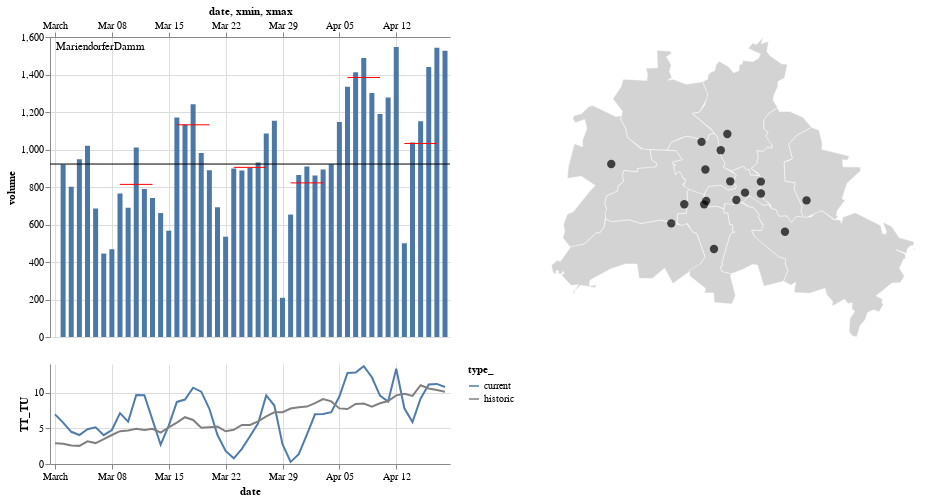

Notebook code for this chart:
### Code cell
#input
source = day_data_grp.copy()

source.date=source.date.astype(str)
source['location_parent']=source['location_parent'].str.replace('ü','ue').str.replace('ß','ss').str.replace(' ','')

source1 = week_data_week10.copy()
source1['location_parent']=source1['location_parent'].str.replace('ü','ue').str.replace('ß','ss').str.replace(' ','')

source2 = week_data_afterweek10.copy()
source2.xmin=source2.xmin.astype(str)
source2.xmax=source2.xmax.astype(str)
source2['location_parent']=source2['location_parent'].str.replace('ü','ue').str.replace('ß','ss').str.replace(' ','')

source_temp.date=source_temp.date.astype(str)

#selections
selection = alt.selection_single(fields=['location_parent'], init={'location_parent': 'MariendorferDamm'})
single_nearest = alt.selection_single(on='mouseover', empty='none')

#style
color_bars=alt.Color('location_parent:N', legend=None)

#### BARS

chart=alt.Chart(source).mark_bar().encode(
    x=alt.X('date:T', axis=alt.Axis(orient='top')),
    y='volume:Q',
    color=color_bars,
    tooltip='location_parent'
).transform_filter(
    selection
)


holine = alt.Chart(source1).mark_rule().encode(
    y='volume:Q'
).transform_filter(
    selection
)

holine2 = alt.Chart(source2).mark_rule(color='red').encode(
    y='volume:Q',
    x="xmin:T",
    x2="xmax:T"
).transform_filter(
    selection
)

#### TEMP

domain = ['current', 'historic']
range_ = ['#507BAA', 'gray']


chart_temp=alt.Chart(source_temp).mark_line().encode(
    x='date:T',
    y='TT_TU:Q',
    color=alt.Color('type_:N', scale=alt.Scale(domain=domain, range=range_)),
).properties(
        height=100,
    )

#### MAP
bezirke=alt.Chart(bezirke_layer).mark_geoshape(stroke='white',strokeWidth=0.5, color='lightgray').encode()


points=alt.Chart(standort_daten_).mark_circle(
    color='black',
    stroke='white',strokeWidth=0.0
).encode(
    longitude='Längengrad:Q',
    latitude='Breitengrad:Q',
    size=alt.condition(single_nearest, alt.value(150), alt.value(70)),
   # text=alt.Text('Beschreibung - Fahrtrichtung:O')
).add_selection(
    selection,single_nearest
)

text=alt.Chart(standort_daten_).mark_text(
    color='black',dy=-10, strokeWidth=0
).encode(
    longitude='Längengrad:Q',
    latitude='Breitengrad:Q',
    text=alt.Text('location_parent:O'),
    fillOpacity=alt.condition(single_nearest, alt.value(1), alt.value(0)),
)

text_source=alt.Chart(standort_daten_).mark_text(
    color='black', dx=-150, dy=-140
).encode(
    text=alt.Text('location_parent:O'),
    opacity=alt.condition(selection, alt.value(1), alt.value(0)),
).add_selection(
    selection#,single_nearest
)


final_chart=alt.hconcat(
    ((chart+holine +holine2 + text_source)& chart_temp ).resolve_legend(color="independent").resolve_scale(x='shared',color="independent"),
    (bezirke + points+ text)
).configure_view(stroke=None)

final_chart

### Figure 1 — Vega-Lite specification as saved in the notebook (floating-point values rounded to 4 significant figures; data arrays with more than 128 entries replaced by an {"elided": "..."} marker saying what was removed)
{"config": {"view": {"continuousWidth": 400, "continuousHeight": 300, "stroke": null}}, "hconcat": [{"vconcat": [{"layer": [{"data": {"name": "data-e454d554da58e0e44a5e4a020770d489"}, "mark": "bar", "encoding": {"color": {"type": "nominal", "field": "location_parent", "legend": null}, "tooltip": {"type": "nominal", "field": "location_parent"}, "x": {"type": "temporal", "axis": {"orient": "top"}, "field": "date"}, "y": {"type": "quantitative", "field": "volume"}}, "transform": [{"filter": {"selection": "selector037"}}]}, {"data": {"name": "data-8c052d575773d5f3c55108bbaa7c6029"}, "mark": "rule", "encoding": {"y": {"type": "quantitative", "field": "volume"}}, "transform": [{"filter": {"selection": "selector037"}}]}, {"data": {"name": "data-023cca8fc104bc41558f5723291223b8"}, "mark": {"type": "rule", "color": "red"}, "encoding": {"x": {"type": "temporal", "field": "xmin"}, "x2": {"field": "xmax"}, "y": {"type": "quantitative", "field": "volume"}}, "transform": [{"filter": {"selection": "selector037"}}]}, {"data": {"name": "data-c3bdd34f4d829cb15982a7feac878494"}, "mark": {"type": "text", "color": "black", "dx": -150, "dy": -140}, "encoding": {"opacity": {"condition": {"value": 1, "selection": "selector037"}, "value": 0}, "text": {"type": "ordinal", "field": "location_parent"}}, "selection": {"selector037": {"type": "single", "fields": ["location_parent"], "init": {"location_parent": "MariendorferDamm"}}}}]}, {"data": {"name": "data-8f52fcbba881f37d7646d20d2048ea4b"}, "mark": "line", "encoding": {"color": {"type": "nominal", "field": "type_", "scale": {"domain": ["current", "historic"], "range": ["#507BAA", "gray"]}}, "x": {"type": "temporal", "field": "date"}, "y": {"type": "quantitative", "field": "TT_TU"}}, "height": 100}], "resolve": {"legend": {"color": "independent"}, "scale": {"color": "independent", "x": "shared"}}}, {"layer": [{"data": {"name": "data-d09aecf6f05e0ea46526a9e21582f25e"}, "mark": {"type": "geoshape", "color": "lightgray", "stroke": "white", "strokeWidth": 0.5}, "encoding": {}}, {"data": {"name": "data-c3bdd34f4d829cb15982a7feac878494"}, "mark": {"type": "circle", "color": "black", "stroke": "white", "strokeWidth": 0.0}, "encoding": {"latitude": {"field": "Breitengrad", "type": "quantitative"}, "longitude": {"field": "Längengrad", "type": "quantitative"}, "size": {"condition": {"value": 150, "selection": "selector038"}, "value": 70}}, "selection": {"selector037": {"type": "single", "fields": ["location_parent"], "init": {"location_parent": "MariendorferDamm"}}, "selector038": {"type": "single", "on": "mouseover", "empty": "none"}}}, {"data": {"name": "data-c3bdd34f4d829cb15982a7feac878494"}, "mark": {"type": "text", "color": "black", "dy": -10, "strokeWidth": 0}, "encoding": {"fillOpacity": {"condition": {"value": 1, "selection": "selector038"}, "value": 0}, "latitude": {"field": "Breitengrad", "type": "quantitative"}, "longitude": {"field": "Längengrad", "type": "quantitative"}, "text": {"type": "ordinal", "field": "location_parent"}}}]}], "$schema": "https://vega.github.io/schema/vega-lite/v4.0.0.json", "datasets": {"data-e454d554da58e0e44a5e4a020770d489": {"elided": "816 records"}, "data-8c052d575773d5f3c55108bbaa7c6029": [{"weeknr": 10, "location_parent": "Alberichstrasse", "volume": 450.5}, {"weeknr": 10, "location_parent": "BerlinerStrasse", "volume": 5679.0}, {"weeknr": 10, "location_parent": "Breitenbachplatz", "volume": 1933.0}, {"weeknr": 10, "location_parent": "FrankfurterAllee", "volume": 3640.0}, {"weeknr": 10, "location_parent": "Invalidenstrasse", "volume": 4262.0}, {"weeknr": 10, "location_parent": "Jannowitzbruecke", "volume": 8745.0}, {"weeknr": 10, "location_parent": "Kaisersteg", "volume": 1157.0}, {"weeknr": 10, "location_parent": "Klosterstrasse", "volume": 1233.0}, {"weeknr": 10, "location_parent": "MariendorferDamm", "volume": 922.5}, {"weeknr": 10, "location_parent": "Markstrasse", "volume": 1239.0}, {"weeknr": 10, "location_parent": "Maybachufer", "volume": 4974.0}, {"weeknr": 10, "location_parent": "Monumentenstrasse", "volume": 3760.0}, {"weeknr": 10, "location_parent": "Oberbaumbruecke", "volume": 0.0}, {"weeknr": 10, "location_parent": "PaulundPaulaUferweg", "volume": 2659.0}, {"weeknr": 10, "location_parent": "Prinzregentenstrasse", "volume": 1440.0}, {"weeknr": 10, "location_parent": "SchwedterSteg", "volume": 2061.0}, {"weeknr": 10, "location_parent": "Yorckstrasse", "volume": 3232.0}], "data-023cca8fc104bc41558f5723291223b8": [{"weeknr": 11, "location_parent": "Alberichstrasse", "volume": 415.8, "xmin": "2020-03-09", "xmax": "2020-03-13"}, {"weeknr": 11, "location_parent": "BerlinerStrasse", "volume": 5031.0, "xmin": "2020-03-09", "xmax": "2020-03-13"}, {"weeknr": 11, "location_parent": "Breitenbachplatz", "volume": 1726.0, "xmin": "2020-03-09", "xmax": "2020-03-13"}, {"weeknr": 11, "location_parent": "FrankfurterAllee", "volume": 3376.0, "xmin": "2020-03-09", "xmax": "2020-03-13"}, {"weeknr": 11, "location_parent": "Invalidenstrasse", "volume": 3877.0, "xmin": "2020-03-09", "xmax": "2020-03-13"}, {"weeknr": 11, "location_parent": "Jannowitzbruecke", "volume": 7833.0, "xmin": "2020-03-09", "xmax": "2020-03-13"}, {"weeknr": 11, "location_parent": "Kaisersteg", "volume": 1092.0, "xmin": "2020-03-09", "xmax": "2020-03-13"}, {"weeknr": 11, "location_parent": "Klosterstrasse", "volume": 1126.0, "xmin": "2020-03-09", "xmax": "2020-03-13"}, {"weeknr": 11, "location_parent": "MariendorferDamm", "volume": 814.0, "xmin": "2020-03-09", "xmax": "2020-03-13"}, {"weeknr": 11, "location_parent": "Markstrasse", "volume": 1134.0, "xmin": "2020-03-09", "xmax": "2020-03-13"}, {"weeknr": 11, "location_parent": "Maybachufer", "volume": 4633.0, "xmin": "2020-03-09", "xmax": "2020-03-13"}, {"weeknr": 11, "location_parent": "Monumentenstrasse", "volume": 3409.0, "xmin": "2020-03-09", "xmax": "2020-03-13"}, {"weeknr": 11, "location_parent": "Oberbaumbruecke", "volume": 0.0, "xmin": "2020-03-09", "xmax": "2020-03-13"}, {"weeknr": 11, "location_parent": "PaulundPaulaUferweg", "volume": 2446.0, "xmin": "2020-03-09", "xmax": "2020-03-13"}, {"weeknr": 11, "location_parent": "Prinzregentenstrasse", "volume": 1336.0, "xmin": "2020-03-09", "xmax": "2020-03-13"}, {"weeknr": 11, "location_parent": "SchwedterSteg", "volume": 1946.0, "xmin": "2020-03-09", "xmax": "2020-03-13"}, {"weeknr": 11, "location_parent": "Yorckstrasse", "volume": 2892.0, "xmin": "2020-03-09", "xmax": "2020-03-13"}, {"weeknr": 12, "location_parent": "Alberichstrasse", "volume": 596.8, "xmin": "2020-03-16", "xmax": "2020-03-20"}, {"weeknr": 12, "location_parent": "BerlinerStrasse", "volume": 6007.0, "xmin": "2020-03-16", "xmax": "2020-03-20"}, {"weeknr": 12, "location_parent": "Breitenbachplatz", "volume": 3090.0, "xmin": "2020-03-16", "xmax": "2020-03-20"}, {"weeknr": 12, "location_parent": "FrankfurterAllee", "volume": 4426.0, "xmin": "2020-03-16", "xmax": "2020-03-20"}, {"weeknr": 12, "location_parent": "Invalidenstrasse", "volume": 3767.0, "xmin": "2020-03-16", "xmax": "2020-03-20"}, {"weeknr": 12, "location_parent": "Jannowitzbruecke", "volume": 7240.0, "xmin": "2020-03-16", "xmax": "2020-03-20"}, {"weeknr": 12, "location_parent": "Kaisersteg", "volume": 1155.0, "xmin": "2020-03-16", "xmax": "2020-03-20"}, {"weeknr": 12, "location_parent": "Klosterstrasse", "volume": 1639.0, "xmin": "2020-03-16", "xmax": "2020-03-20"}, {"weeknr": 12, "location_parent": "MariendorferDamm", "volume": 1132.0, "xmin": "2020-03-16", "xmax": "2020-03-20"}, {"weeknr": 12, "location_parent": "Markstrasse", "volume": 1432.0, "xmin": "2020-03-16", "xmax": "2020-03-20"}, {"weeknr": 12, "location_parent": "Maybachufer", "volume": 4520.0, "xmin": "2020-03-16", "xmax": "2020-03-20"}, {"weeknr": 12, "location_parent": "Monumentenstrasse", "volume": 3973.0, "xmin": "2020-03-16", "xmax": "2020-03-20"}, {"weeknr": 12, "location_parent": "Oberbaumbruecke", "volume": 0.0, "xmin": "2020-03-16", "xmax": "2020-03-20"}, {"weeknr": 12, "location_parent": "PaulundPaulaUferweg", "volume": 3502.0, "xmin": "2020-03-16", "xmax": "2020-03-20"}, {"weeknr": 12, "location_parent": "Prinzregentenstrasse", "volume": 1716.0, "xmin": "2020-03-16", "xmax": "2020-03-20"}, {"weeknr": 12, "location_parent": "SchwedterSteg", "volume": 2424.0, "xmin": "2020-03-16", "xmax": "2020-03-20"}, {"weeknr": 12, "location_parent": "Yorckstrasse", "volume": 3743.0, "xmin": "2020-03-16", "xmax": "2020-03-20"}, {"weeknr": 13, "location_parent": "Alberichstrasse", "volume": 475.8, "xmin": "2020-03-23", "xmax": "2020-03-27"}, {"weeknr": 13, "location_parent": "BerlinerStrasse", "volume": 4634.0, "xmin": "2020-03-23", "xmax": "2020-03-27"}, {"weeknr": 13, "location_parent": "Breitenbachplatz", "volume": 2424.0, "xmin": "2020-03-23", "xmax": "2020-03-27"}, {"weeknr": 13, "location_parent": "FrankfurterAllee", "volume": 3150.0, "xmin": "2020-03-23", "xmax": "2020-03-27"}, {"weeknr": 13, "location_parent": "Invalidenstrasse", "volume": 2547.0, "xmin": "2020-03-23", "xmax": "2020-03-27"}, {"weeknr": 13, "location_parent": "Jannowitzbruecke", "volume": 4858.0, "xmin": "2020-03-23", "xmax": "2020-03-27"}, {"weeknr": 13, "location_parent": "Kaisersteg", "volume": 836.2, "xmin": "2020-03-23", "xmax": "2020-03-27"}, {"weeknr": 13, "location_parent": "Klosterstrasse", "volume": 1236.0, "xmin": "2020-03-23", "xmax": "2020-03-27"}, {"weeknr": 13, "location_parent": "MariendorferDamm", "volume": 904.8, "xmin": "2020-03-23", "xmax": "2020-03-27"}, {"weeknr": 13, "location_parent": "Markstrasse", "volume": 1098.0, "xmin": "2020-03-23", "xmax": "2020-03-27"}, {"weeknr": 13, "location_parent": "Maybachufer", "volume": 3245.0, "xmin": "2020-03-23", "xmax": "2020-03-27"}, {"weeknr": 13, "location_parent": "Monumentenstrasse", "volume": 2875.0, "xmin": "2020-03-23", "xmax": "2020-03-27"}, {"weeknr": 13, "location_parent": "Oberbaumbruecke", "volume": 0.0, "xmin": "2020-03-23", "xmax": "2020-03-27"}, {"weeknr": 13, "location_parent": "PaulundPaulaUferweg", "volume": 2818.0, "xmin": "2020-03-23", "xmax": "2020-03-27"}, {"weeknr": 13, "location_parent": "Prinzregentenstrasse", "volume": 1240.0, "xmin": "2020-03-23", "xmax": "2020-03-27"}, {"weeknr": 13, "location_parent": "SchwedterSteg", "volume": 1951.0, "xmin": "2020-03-23", "xmax": "2020-03-27"}, {"weeknr": 13, "location_parent": "Yorckstrasse", "volume": 2644.0, "xmin": "2020-03-23", "xmax": "2020-03-27"}, {"weeknr": 14, "location_parent": "Alberichstrasse", "volume": 394.0, "xmin": "2020-03-30", "xmax": "2020-04-03"}, {"weeknr": 14, "location_parent": "BerlinerStrasse", "volume": 4224.0, "xmin": "2020-03-30", "xmax": "2020-04-03"}, {"weeknr": 14, "location_parent": "Breitenbachplatz", "volume": 1936.0, "xmin": "2020-03-30", "xmax": "2020-04-03"}, {"weeknr": 14, "location_parent": "FrankfurterAllee", "volume": 2987.0, "xmin": "2020-03-30", "xmax": "2020-04-03"}, {"weeknr": 14, "location_parent": "Invalidenstrasse", "volume": 2362.0, "xmin": "2020-03-30", "xmax": "2020-04-03"}, {"weeknr": 14, "location_parent": "Jannowitzbruecke", "volume": 4673.0, "xmin": "2020-03-30", "xmax": "2020-04-03"}, {"weeknr": 14, "location_parent": "Kaisersteg", "volume": 767.5, "xmin": "2020-03-30", "xmax": "2020-04-03"}, {"weeknr": 14, "location_parent": "Klosterstrasse", "volume": 1107.0, "xmin": "2020-03-30", "xmax": "2020-04-03"}, {"weeknr": 14, "location_parent": "MariendorferDamm", "volume": 822.0, "xmin": "2020-03-30", "xmax": "2020-04-03"}, {"weeknr": 14, "location_parent": "Markstrasse", "volume": 1059.0, "xmin": "2020-03-30", "xmax": "2020-04-03"}, {"weeknr": 14, "location_parent": "Maybachufer", "volume": 3175.0, "xmin": "2020-03-30", "xmax": "2020-04-03"}, {"weeknr": 14, "location_parent": "Monumentenstrasse", "volume": 2678.0, "xmin": "2020-03-30", "xmax": "2020-04-03"}, {"weeknr": 14, "location_parent": "Oberbaumbruecke", "volume": 0.0, "xmin": "2020-03-30", "xmax": "2020-04-03"}, {"weeknr": 14, "location_parent": "PaulundPaulaUferweg", "volume": 2274.0, "xmin": "2020-03-30", "xmax": "2020-04-03"}, {"weeknr": 14, "location_parent": "Prinzregentenstrasse", "volume": 1166.0, "xmin": "2020-03-30", "xmax": "2020-04-03"}, {"weeknr": 14, "location_parent": "SchwedterSteg", "volume": 1582.0, "xmin": "2020-03-30", "xmax": "2020-04-03"}, {"weeknr": 14, "location_parent": "Yorckstrasse", "volume": 2570.0, "xmin": "2020-03-30", "xmax": "2020-04-03"}, {"weeknr": 15, "location_parent": "Alberichstrasse", "volume": 821.8, "xmin": "2020-04-06", "xmax": "2020-04-10"}, {"weeknr": 15, "location_parent": "BerlinerStrasse", "volume": 7059.0, "xmin": "2020-04-06", "xmax": "2020-04-10"}, {"weeknr": 15, "location_parent": "Breitenbachplatz", "volume": 3956.0, "xmin": "2020-04-06", "xmax": "2020-04-10"}, {"weeknr": 15, "location_parent": "FrankfurterAllee", "volume": 5107.0, "xmin": "2020-04-06", "xmax": "2020-04-10"}, {"weeknr": 15, "location_parent": "Invalidenstrasse", "volume": 3660.0, "xmin": "2020-04-06", "xmax": "2020-04-10"}, {"weeknr": 15, "location_parent": "Jannowitzbruecke", "volume": 6961.0, "xmin": "2020-04-06", "xmax": "2020-04-10"}, {"weeknr": 15, "location_parent": "Kaisersteg", "volume": 1332.0, "xmin": "2020-04-06", "xmax": "2020-04-10"}, {"weeknr": 15, "location_parent": "Klosterstrasse", "volume": 2084.0, "xmin": "2020-04-06", "xmax": "2020-04-10"}, {"weeknr": 15, "location_parent": "MariendorferDamm", "volume": 1384.0, "xmin": "2020-04-06", "xmax": "2020-04-10"}, {"weeknr": 15, "location_parent": "Markstrasse", "volume": 1669.0, "xmin": "2020-04-06", "xmax": "2020-04-10"}, {"weeknr": 15, "location_parent": "Maybachufer", "volume": 5088.0, "xmin": "2020-04-06", "xmax": "2020-04-10"}, {"weeknr": 15, "location_parent": "Monumentenstrasse", "volume": 4304.0, "xmin": "2020-04-06", "xmax": "2020-04-10"}, {"weeknr": 15, "location_parent": "Oberbaumbruecke", "volume": 0.0, "xmin": "2020-04-06", "xmax": "2020-04-10"}, {"weeknr": 15, "location_parent": "PaulundPaulaUferweg", "volume": 4469.0, "xmin": "2020-04-06", "xmax": "2020-04-10"}, {"weeknr": 15, "location_parent": "Prinzregentenstrasse", "volume": 1699.0, "xmin": "2020-04-06", "xmax": "2020-04-10"}, {"weeknr": 15, "location_parent": "SchwedterSteg", "volume": 2806.0, "xmin": "2020-04-06", "xmax": "2020-04-10"}, {"weeknr": 15, "location_parent": "Yorckstrasse", "volume": 4166.0, "xmin": "2020-04-06", "xmax": "2020-04-10"}, {"weeknr": 16, "location_parent": "Alberichstrasse", "volume": 630.8, "xmin": "2020-04-13", "xmax": "2020-04-17"}, {"weeknr": 16, "location_parent": "BerlinerStrasse", "volume": 5303.0, "xmin": "2020-04-13", "xmax": "2020-04-17"}, {"weeknr": 16, "location_parent": "Breitenbachplatz", "volume": 2822.0, "xmin": "2020-04-13", "xmax": "2020-04-17"}, {"weeknr": 16, "location_parent": "FrankfurterAllee", "volume": 3808.0, "xmin": "2020-04-13", "xmax": "2020-04-17"}, {"weeknr": 16, "location_parent": "Invalidenstrasse", "volume": 2931.0, "xmin": "2020-04-13", "xmax": "2020-04-17"}, {"weeknr": 16, "location_parent": "Jannowitzbruecke", "volume": 5560.0, "xmin": "2020-04-13", "xmax": "2020-04-17"}, {"weeknr": 16, "location_parent": "Kaisersteg", "volume": 968.5, "xmin": "2020-04-13", "xmax": "2020-04-17"}, {"weeknr": 16, "location_parent": "Klosterstrasse", "volume": 1556.0, "xmin": "2020-04-13", "xmax": "2020-04-17"}, {"weeknr": 16, "location_parent": "MariendorferDamm", "volume": 1032.0, "xmin": "2020-04-13", "xmax": "2020-04-17"}, {"weeknr": 16, "location_parent": "Markstrasse", "volume": 1261.0, "xmin": "2020-04-13", "xmax": "2020-04-17"}, {"weeknr": 16, "location_parent": "Maybachufer", "volume": 4000.0, "xmin": "2020-04-13", "xmax": "2020-04-17"}, {"weeknr": 16, "location_parent": "Monumentenstrasse", "volume": 3658.0, "xmin": "2020-04-13", "xmax": "2020-04-17"}, {"weeknr": 16, "location_parent": "Oberbaumbruecke", "volume": 0.0, "xmin": "2020-04-13", "xmax": "2020-04-17"}, {"weeknr": 16, "location_parent": "PaulundPaulaUferweg", "volume": 3218.0, "xmin": "2020-04-13", "xmax": "2020-04-17"}, {"weeknr": 16, "location_parent": "Prinzregentenstrasse", "volume": 1305.0, "xmin": "2020-04-13", "xmax": "2020-04-17"}, {"weeknr": 16, "location_parent": "SchwedterSteg", "volume": 2261.0, "xmin": "2020-04-13", "xmax": "2020-04-17"}, {"weeknr": 16, "location_parent": "Yorckstrasse", "volume": 3160.0, "xmin": "2020-04-13", "xmax": "2020-04-17"}], "data-c3bdd34f4d829cb15982a7feac878494": [{"location_parent": "SchwedterSteg", "Breitengrad": 52.55, "Längengrad": 13.4}, {"location_parent": "Jannowitzbruecke", "Breitengrad": 52.51, "Längengrad": 13.42}, {"location_parent": "Prinzregentenstrasse", "Breitengrad": 52.49, "Längengrad": 13.33}, {"location_parent": "Yorckstrasse", "Breitengrad": 52.49, "Längengrad": 13.37}, {"location_parent": "Monumentenstrasse", "Breitengrad": 52.49, "Längengrad": 13.37}, {"location_parent": "Markstrasse", "Breitengrad": 52.56, "Längengrad": 13.36}, {"location_parent": "Invalidenstrasse", "Breitengrad": 52.53, "Längengrad": 13.37}, {"location_parent": "Oberbaumbruecke", "Breitengrad": 52.5, "Längengrad": 13.45}, {"location_parent": "PaulundPaulaUferweg", "Breitengrad": 52.5, "Längengrad": 13.47}, {"location_parent": "Alberichstrasse", "Breitengrad": 52.49, "Längengrad": 13.56}, {"location_parent": "BerlinerStrasse", "Breitengrad": 52.57, "Längengrad": 13.41}, {"location_parent": "Klosterstrasse", "Breitengrad": 52.53, "Längengrad": 13.2}, {"location_parent": "Breitenbachplatz", "Breitengrad": 52.47, "Längengrad": 13.31}, {"location_parent": "MariendorferDamm", "Breitengrad": 52.44, "Längengrad": 13.39}, {"location_parent": "Maybachufer", "Breitengrad": 52.49, "Längengrad": 13.43}, {"location_parent": "Kaisersteg", "Breitengrad": 52.46, "Längengrad": 13.52}, {"location_parent": "FrankfurterAllee", "Breitengrad": 52.51, "Längengrad": 13.47}], "data-8f52fcbba881f37d7646d20d2048ea4b": [{"date": "2020-03-01", "TT_TU": 6.946, "type_": "current"}, {"date": "2020-03-02", "TT_TU": 5.796, "type_": "current"}, {"date": "2020-03-03", "TT_TU": 4.508, "type_": "current"}, {"date": "2020-03-04", "TT_TU": 4.058, "type_": "current"}, {"date": "2020-03-05", "TT_TU": 4.858, "type_": "current"}, {"date": "2020-03-06", "TT_TU": 5.146, "type_": "current"}, {"date": "2020-03-07", "TT_TU": 4.033, "type_": "current"}, {"date": "2020-03-08", "TT_TU": 4.754, "type_": "current"}, {"date": "2020-03-09", "TT_TU": 7.117, "type_": "current"}, {"date": "2020-03-10", "TT_TU": 5.933, "type_": "current"}, {"date": "2020-03-11", "TT_TU": 9.658, "type_": "current"}, {"date": "2020-03-12", "TT_TU": 9.642, "type_": "current"}, {"date": "2020-03-13", "TT_TU": 6.171, "type_": "current"}, {"date": "2020-03-14", "TT_TU": 2.7, "type_": "current"}, {"date": "2020-03-15", "TT_TU": 5.379, "type_": "current"}, {"date": "2020-03-16", "TT_TU": 8.692, "type_": "current"}, {"date": "2020-03-17", "TT_TU": 9.025, "type_": "current"}, {"date": "2020-03-18", "TT_TU": 10.68, "type_": "current"}, {"date": "2020-03-19", "TT_TU": 10.13, "type_": "current"}, {"date": "2020-03-20", "TT_TU": 7.729, "type_": "current"}, {"date": "2020-03-21", "TT_TU": 4.058, "type_": "current"}, {"date": "2020-03-22", "TT_TU": 1.838, "type_": "current"}, {"date": "2020-03-23", "TT_TU": 0.7917, "type_": "current"}, {"date": "2020-03-24", "TT_TU": 2.113, "type_": "current"}, {"date": "2020-03-25", "TT_TU": 3.875, "type_": "current"}, {"date": "2020-03-26", "TT_TU": 5.688, "type_": "current"}, {"date": "2020-03-27", "TT_TU": 9.592, "type_": "current"}, {"date": "2020-03-28", "TT_TU": 8.183, "type_": "current"}, {"date": "2020-03-29", "TT_TU": 2.775, "type_": "current"}, {"date": "2020-03-30", "TT_TU": 0.3, "type_": "current"}, {"date": "2020-03-31", "TT_TU": 1.371, "type_": "current"}, {"date": "2020-04-01", "TT_TU": 4.117, "type_": "current"}, {"date": "2020-04-02", "TT_TU": 6.962, "type_": "current"}, {"date": "2020-04-03", "TT_TU": 7.0, "type_": "current"}, {"date": "2020-04-04", "TT_TU": 7.246, "type_": "current"}, {"date": "2020-04-05", "TT_TU": 9.442, "type_": "current"}, {"date": "2020-04-06", "TT_TU": 12.75, "type_": "current"}, {"date": "2020-04-07", "TT_TU": 12.82, "type_": "current"}, {"date": "2020-04-08", "TT_TU": 13.7, "type_": "current"}, {"date": "2020-04-09", "TT_TU": 12.15, "type_": "current"}, {"date": "2020-04-10", "TT_TU": 9.583, "type_": "current"}, {"date": "2020-04-11", "TT_TU": 8.737, "type_": "current"}, {"date": "2020-04-12", "TT_TU": 13.32, "type_": "current"}, {"date": "2020-04-13", "TT_TU": 7.796, "type_": "current"}, {"date": "2020-04-14", "TT_TU": 5.862, "type_": "current"}, {"date": "2020-04-15", "TT_TU": 9.167, "type_": "current"}, {"date": "2020-04-16", "TT_TU": 11.12, "type_": "current"}, {"date": "2020-04-17", "TT_TU": 11.21, "type_": "current"}, {"date": "2020-04-18", "TT_TU": 10.79, "type_": "current"}, {"date": "2020-03-01", "TT_TU": 2.914, "type_": "historic"}, {"date": "2020-03-02", "TT_TU": 2.82, "type_": "historic"}, {"date": "2020-03-03", "TT_TU": 2.583, "type_": "historic"}, {"date": "2020-03-04", "TT_TU": 2.538, "type_": "historic"}, {"date": "2020-03-05", "TT_TU": 3.171, "type_": "historic"}, {"date": "2020-03-06", "TT_TU": 2.929, "type_": "historic"}, {"date": "2020-03-07", "TT_TU": 3.479, "type_": "historic"}, {"date": "2020-03-08", "TT_TU": 4.062, "type_": "historic"}, {"date": "2020-03-09", "TT_TU": 4.598, "type_": "historic"}, {"date": "2020-03-10", "TT_TU": 4.69, "type_": "historic"}, {"date": "2020-03-11", "TT_TU": 4.942, "type_": "historic"}, {"date": "2020-03-12", "TT_TU": 4.752, "type_": "historic"}, {"date": "2020-03-13", "TT_TU": 4.921, "type_": "historic"}, {"date": "2020-03-14", "TT_TU": 4.408, "type_": "historic"}, {"date": "2020-03-15", "TT_TU": 5.131, "type_": "historic"}, {"date": "2020-03-16", "TT_TU": 5.794, "type_": "historic"}, {"date": "2020-03-17", "TT_TU": 6.554, "type_": "historic"}, {"date": "2020-03-18", "TT_TU": 6.161, "type_": "historic"}, {"date": "2020-03-19", "TT_TU": 5.084, "type_": "historic"}, {"date": "2020-03-20", "TT_TU": 5.15, "type_": "historic"}, {"date": "2020-03-21", "TT_TU": 5.238, "type_": "historic"}, {"date": "2020-03-22", "TT_TU": 4.585, "type_": "historic"}, {"date": "2020-03-23", "TT_TU": 4.79, "type_": "historic"}, {"date": "2020-03-24", "TT_TU": 5.473, "type_": "historic"}, {"date": "2020-03-25", "TT_TU": 5.472, "type_": "historic"}, {"date": "2020-03-26", "TT_TU": 5.963, "type_": "historic"}, {"date": "2020-03-27", "TT_TU": 6.672, "type_": "historic"}, {"date": "2020-03-28", "TT_TU": 7.229, "type_": "historic"}, {"date": "2020-03-29", "TT_TU": 7.255, "type_": "historic"}, {"date": "2020-03-30", "TT_TU": 7.771, "type_": "historic"}, {"date": "2020-03-31", "TT_TU": 7.939, "type_": "historic"}, {"date": "2020-04-01", "TT_TU": 8.034, "type_": "historic"}, {"date": "2020-04-02", "TT_TU": 8.51, "type_": "historic"}, {"date": "2020-04-03", "TT_TU": 9.098, "type_": "historic"}, {"date": "2020-04-04", "TT_TU": 8.762, "type_": "historic"}, {"date": "2020-04-05", "TT_TU": 7.785, "type_": "historic"}, {"date": "2020-04-06", "TT_TU": 7.696, "type_": "historic"}, {"date": "2020-04-07", "TT_TU": 8.402, "type_": "historic"}, {"date": "2020-04-08", "TT_TU": 8.457, "type_": "historic"}, {"date": "2020-04-09", "TT_TU": 8.037, "type_": "historic"}, {"date": "2020-04-10", "TT_TU": 8.496, "type_": "historic"}, {"date": "2020-04-11", "TT_TU": 8.815, "type_": "historic"}, {"date": "2020-04-12", "TT_TU": 9.607, "type_": "historic"}, {"date": "2020-04-13", "TT_TU": 9.838, "type_": "historic"}, {"date": "2020-04-14", "TT_TU": 9.537, "type_": "historic"}, {"date": "2020-04-15", "TT_TU": 11.03, "type_": "historic"}, {"date": "2020-04-16", "TT_TU": 10.57, "type_": "historic"}, {"date": "2020-04-17", "TT_TU": 10.35, "type_": "historic"}, {"date": "2020-04-18", "TT_TU": 10.11, "type_": "historic"}], "data-d09aecf6f05e0ea46526a9e21582f25e": [{"id": "0", "name": "Reinickendorf", "type": "Feature", "geometry": {"type": "Polygon", "coordinates": [[[13.22, 52.59], [13.22, 52.59], [13.2, 52.61], [13.22, 52.62], [13.22, 52.63], [13.26, 52.63], [13.27, 52.63], [13.26, 52.64], [13.28, 52.64], [13.28, 52.66], [13.31, 52.66], [13.31, 52.66], [13.3, 52.65], [13.31, 52.64], [13.31, 52.64], [13.31, 52.63], [13.3, 52.63], [13.31, 52.63], [13.34, 52.62], [13.37, 52.63], [13.38, 52.61], [13.38, 52.61], [13.36, 52.59], [13.35, 52.59], [13.39, 52.57], [13.38, 52.57], [13.38, 52.56], [13.37, 52.56], [13.36, 52.56], [13.34, 52.56], [13.33, 52.56], [13.31, 52.56], [13.3, 52.55], [13.26, 52.55], [13.23, 52.56], [13.23, 52.57], [13.22, 52.58], [13.22, 52.59]]]}}, {"id": "1", "name": "Spandau", "type": "Feature", "geometry": {"type": "Polygon", "coordinates": [[[13.16, 52.5], [13.17, 52.51], [13.14, 52.52], [13.12, 52.52], [13.12, 52.53], [13.13, 52.56], [13.15, 52.55], [13.15, 52.56], [13.15, 52.57], [13.15, 52.58], [13.13, 52.58], [13.13, 52.58], [13.13, 52.59], [13.14, 52.59], [13.16, 52.6], [13.16, 52.6], [13.21, 52.59], [13.22, 52.59], [13.22, 52.58], [13.23, 52.57], [13.23, 52.56], [13.25, 52.55], [13.27, 52.55], [13.27, 52.54], [13.28, 52.53], [13.28, 52.53], [13.27, 52.53], [13.25, 52.53], [13.25, 52.52], [13.22, 52.53], [13.22, 52.52], [13.22, 52.51], [13.21, 52.51], [13.21, 52.5], [13.19, 52.5], [13.19, 52.49], [13.19, 52.48], [13.19, 52.46], [13.18, 52.46], [13.17, 52.46], [13.15, 52.44], [13.12, 52.44], [13.11, 52.45], [13.11, 52.46], [13.11, 52.47], [13.12, 52.48], [13.13, 52.48], [13.16, 52.5]]]}}, {"id": "2", "name": "Mitte", "type": "Feature", "geometry": {"type": "Polygon", "coordinates": [[[13.31, 52.53], [13.31, 52.54], [13.33, 52.54], [13.32, 52.55], [13.3, 52.55], [13.31, 52.56], [13.34, 52.56], [13.36, 52.56], [13.37, 52.56], [13.38, 52.56], [13.38, 52.57], [13.39, 52.57], [13.4, 52.56], [13.4, 52.54], [13.41, 52.53], [13.41, 52.53], [13.43, 52.52], [13.42, 52.51], [13.43, 52.51], [13.43, 52.51], [13.41, 52.5], [13.4, 52.51], [13.38, 52.51], [13.37, 52.5], [13.36, 52.5], [13.33, 52.51], [13.33, 52.51], [13.33, 52.51], [13.33, 52.51], [13.33, 52.51], [13.34, 52.51], [13.33, 52.52], [13.33, 52.52], [13.33, 52.52], [13.32, 52.52], [13.31, 52.53], [13.32, 52.53], [13.31, 52.53]]]}}, {"id": "3", "name": "Steglitz-Zehlendorf", "type": "Feature", "geometry": {"type": "Polygon", "coordinates": [[[13.13, 52.39], [13.14, 52.4], [13.12, 52.4], [13.11, 52.41], [13.11, 52.41], [13.11, 52.41], [13.11, 52.41], [13.1, 52.41], [13.1, 52.41], [13.1, 52.41], [13.1, 52.41], [13.09, 52.41], [13.09, 52.42], [13.1, 52.43], [13.1, 52.42], [13.12, 52.44], [13.15, 52.44], [13.17, 52.46], [13.18, 52.46], [13.19, 52.46], [13.19, 52.47], [13.2, 52.47], [13.23, 52.47], [13.25, 52.47], [13.29, 52.47], [13.33, 52.46], [13.34, 52.47], [13.35, 52.46], [13.36, 52.46], [13.37, 52.43], [13.36, 52.42], [13.31, 52.4], [13.3, 52.42], [13.27, 52.4], [13.25, 52.4], [13.25, 52.42], [13.23, 52.42], [13.2, 52.42], [13.16, 52.4], [13.16, 52.4], [13.17, 52.4], [13.17, 52.39], [13.14, 52.4], [13.13, 52.39], [13.13, 52.39], [13.13, 52.39], [13.13, 52.39]]]}}, {"id": "4", "name": "Treptow-Koepenick", "type": "Feature", "geometry": {"type": "Polygon", "coordinates": {"elided": "1x82x2 float values"}}}, {"id": "5", "name": "Friedrichshain-Kreuzberg", "type": "Feature", "geometry": {"type": "Polygon", "coordinates": [[[13.37, 52.5], [13.38, 52.51], [13.4, 52.51], [13.41, 52.5], [13.43, 52.51], [13.43, 52.51], [13.42, 52.51], [13.43, 52.52], [13.42, 52.53], [13.44, 52.53], [13.45, 52.53], [13.45, 52.53], [13.46, 52.52], [13.47, 52.52], [13.48, 52.51], [13.47, 52.5], [13.49, 52.49], [13.48, 52.49], [13.45, 52.5], [13.44, 52.49], [13.42, 52.5], [13.43, 52.49], [13.42, 52.49], [13.41, 52.49], [13.41, 52.48], [13.39, 52.49], [13.37, 52.48], [13.38, 52.49], [13.37, 52.49], [13.37, 52.5]]]}}, {"id": "6", "name": "Tempelhof-Schoeneberg", "type": "Feature", "geometry": {"type": "Polygon", "coordinates": [[[13.32, 52.47], [13.32, 52.48], [13.34, 52.48], [13.34, 52.5], [13.34, 52.5], [13.34, 52.5], [13.37, 52.5], [13.37, 52.49], [13.38, 52.49], [13.37, 52.48], [13.39, 52.49], [13.41, 52.48], [13.41, 52.48], [13.41, 52.48], [13.42, 52.47], [13.42, 52.47], [13.42, 52.46], [13.42, 52.46], [13.43, 52.46], [13.42, 52.46], [13.42, 52.45], [13.4, 52.42], [13.4, 52.42], [13.4, 52.42], [13.4, 52.41], [13.42, 52.41], [13.42, 52.41], [13.43, 52.39], [13.42, 52.38], [13.39, 52.38], [13.39, 52.39], [13.37, 52.39], [13.37, 52.39], [13.34, 52.41], [13.34, 52.41], [13.36, 52.42], [13.37, 52.43], [13.36, 52.46], [13.35, 52.46], [13.34, 52.47], [13.33, 52.46], [13.32, 52.47], [13.32, 52.47]]]}}, {"id": "7", "name": "Neukoelln", "type": "Feature", "geometry": {"type": "Polygon", "coordinates": [[[13.44, 52.41], [13.42, 52.41], [13.4, 52.41], [13.4, 52.42], [13.4, 52.42], [13.4, 52.42], [13.42, 52.45], [13.42, 52.46], [13.43, 52.46], [13.42, 52.46], [13.42, 52.46], [13.42, 52.47], [13.42, 52.47], [13.41, 52.48], [13.41, 52.48], [13.41, 52.48], [13.41, 52.49], [13.43, 52.49], [13.42, 52.5], [13.46, 52.48], [13.46, 52.49], [13.47, 52.48], [13.47, 52.47], [13.48, 52.46], [13.47, 52.46], [13.46, 52.46], [13.46, 52.45], [13.51, 52.43], [13.52, 52.43], [13.52, 52.42], [13.52, 52.41], [13.52, 52.4], [13.48, 52.4], [13.47, 52.42], [13.46, 52.42], [13.44, 52.41]]]}}, {"id": "8", "name": "Marzahn-Hellersdorf", "type": "Feature", "geometry": {"type": "Polygon", "coordinates": [[[13.52, 52.54], [13.53, 52.54], [13.53, 52.56], [13.54, 52.57], [13.57, 52.57], [13.58, 52.57], [13.59, 52.56], [13.59, 52.55], [13.64, 52.54], [13.63, 52.54], [13.62, 52.54], [13.63, 52.53], [13.66, 52.53], [13.66, 52.53], [13.63, 52.51], [13.62, 52.49], [13.63, 52.49], [13.61, 52.48], [13.61, 52.48], [13.62, 52.47], [13.61, 52.47], [13.59, 52.48], [13.56, 52.47], [13.55, 52.47], [13.55, 52.48], [13.55, 52.49], [13.54, 52.51], [13.54, 52.51], [13.52, 52.51], [13.52, 52.54], [13.52, 52.54]]]}}, {"id": "9", "name": "Pankow", "type": "Feature", "geometry": {"type": "MultiPolygon", "coordinates": [[[[13.38, 52.64], [13.39, 52.64], [13.39, 52.64], [13.4, 52.65], [13.41, 52.64], [13.42, 52.64], [13.43, 52.64], [13.43, 52.64], [13.44, 52.65], [13.44, 52.65], [13.46, 52.65], [13.47, 52.65], [13.47, 52.66], [13.45, 52.66], [13.46, 52.67], [13.47, 52.67], [13.48, 52.68], [13.47, 52.67], [13.49, 52.67], [13.49, 52.66], [13.49, 52.65], [13.51, 52.65], [13.52, 52.65], [13.52, 52.63], [13.51, 52.63], [13.51, 52.62], [13.5, 52.61], [13.5, 52.61], [13.51, 52.6], [13.49, 52.59], [13.48, 52.58], [13.48, 52.57], [13.49, 52.57], [13.48, 52.56], [13.49, 52.56], [13.49, 52.55], [13.49, 52.55], [13.48, 52.55], [13.47, 52.55], [13.47, 52.54], [13.47, 52.54], [13.47, 52.53], [13.46, 52.53], [13.47, 52.52], [13.46, 52.52], [13.45, 52.53], [13.45, 52.53], [13.44, 52.53], [13.42, 52.53], [13.41, 52.53], [13.41, 52.53], [13.4, 52.54], [13.39, 52.56], [13.38, 52.57], [13.35, 52.59], [13.36, 52.59], [13.37, 52.6], [13.38, 52.61], [13.37, 52.63], [13.38, 52.63], [13.38, 52.63], [13.38, 52.64]]]]}}, {"id": "10", "name": "Charlottenburg-Wilmersdorf", "type": "Feature", "geometry": {"type": "Polygon", "coordinates": [[[13.22, 52.51], [13.22, 52.51], [13.22, 52.52], [13.22, 52.53], [13.25, 52.52], [13.25, 52.53], [13.28, 52.53], [13.28, 52.53], [13.27, 52.54], [13.27, 52.55], [13.32, 52.55], [13.33, 52.54], [13.31, 52.54], [13.31, 52.53], [13.32, 52.53], [13.31, 52.53], [13.32, 52.52], [13.32, 52.52], [13.33, 52.52], [13.33, 52.52], [13.34, 52.51], [13.33, 52.51], [13.34, 52.5], [13.34, 52.5], [13.34, 52.5], [13.34, 52.48], [13.32, 52.48], [13.32, 52.47], [13.29, 52.47], [13.25, 52.47], [13.23, 52.47], [13.2, 52.47], [13.19, 52.47], [13.19, 52.48], [13.19, 52.48], [13.19, 52.49], [13.19, 52.5], [13.21, 52.5], [13.21, 52.51], [13.22, 52.51]]]}}, {"id": "11", "name": "Lichtenberg", "type": "Feature", "geometry": {"type": "Polygon", "coordinates": [[[13.47, 52.52], [13.46, 52.53], [13.47, 52.53], [13.47, 52.54], [13.47, 52.54], [13.47, 52.55], [13.48, 52.55], [13.49, 52.55], [13.49, 52.55], [13.5, 52.55], [13.48, 52.56], [13.49, 52.57], [13.48, 52.57], [13.48, 52.58], [13.49, 52.59], [13.51, 52.6], [13.51, 52.59], [13.53, 52.59], [13.55, 52.59], [13.57, 52.57], [13.54, 52.57], [13.53, 52.56], [13.53, 52.54], [13.52, 52.54], [13.52, 52.51], [13.54, 52.51], [13.54, 52.51], [13.55, 52.49], [13.55, 52.48], [13.55, 52.47], [13.54, 52.47], [13.53, 52.47], [13.52, 52.48], [13.51, 52.47], [13.5, 52.48], [13.49, 52.48], [13.49, 52.49], [13.47, 52.5], [13.48, 52.51], [13.47, 52.52]]]}}]}}
